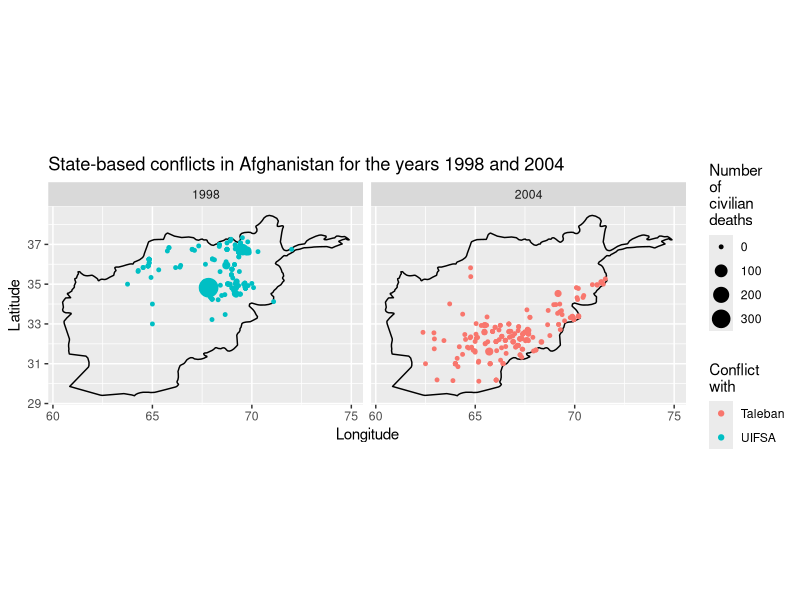
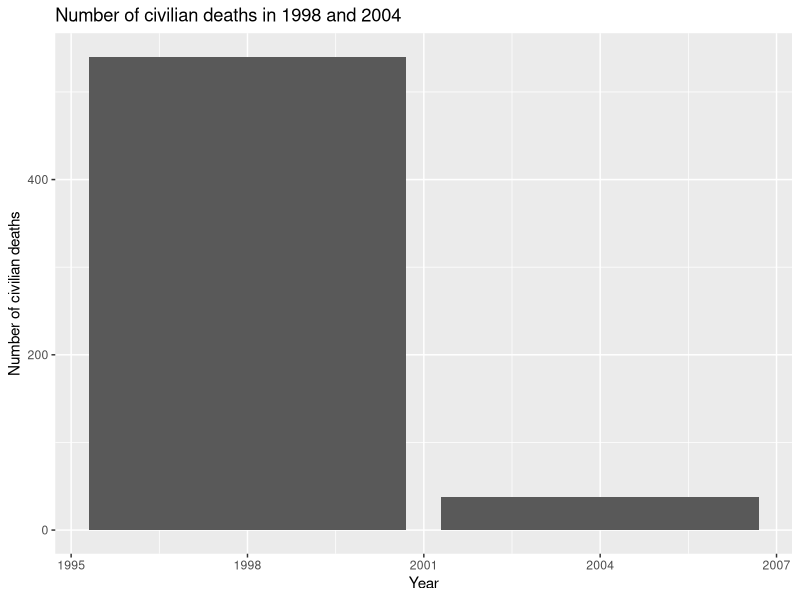

These charts were generated, in order, by the following R code:
library(tidyverse)
library('maps')

afghanistan <- read.csv('afghanistan.csv', stringsAsFactors = FALSE)

factor('Year', levels= c(1998, 2004))

ggplot() +
  geom_polygon(data=map_data('world', region='Afghanistan'), aes(x=long, y=lat, group=group), fill=NA, colour="black") +
  geom_point(data=afghanistan, aes(x=Long, y=Lat, size=Deaths.Civilians, color=Side.B)) +
  facet_wrap(Year ~ .) +
  ggtitle('State-based conflicts in Afghanistan for the years 1998 and 2004') +
  xlab("Longitude") + 
  ylab("Latitude") +
  scale_color_discrete(name="Conflict\nwith") +
  scale_size_continuous(name = "Number\nof\ncivilian\ndeaths") +
  coord_fixed(1) 

ggplot(data=afghanistan) +
  geom_bar(stat = "identity", aes(x=Year, y=Deaths.Civilians)) +
  ggtitle("Number of civilian deaths in 1998 and 2004") +
  xlab("Year") +
  ylab("Number of civilian deaths")



